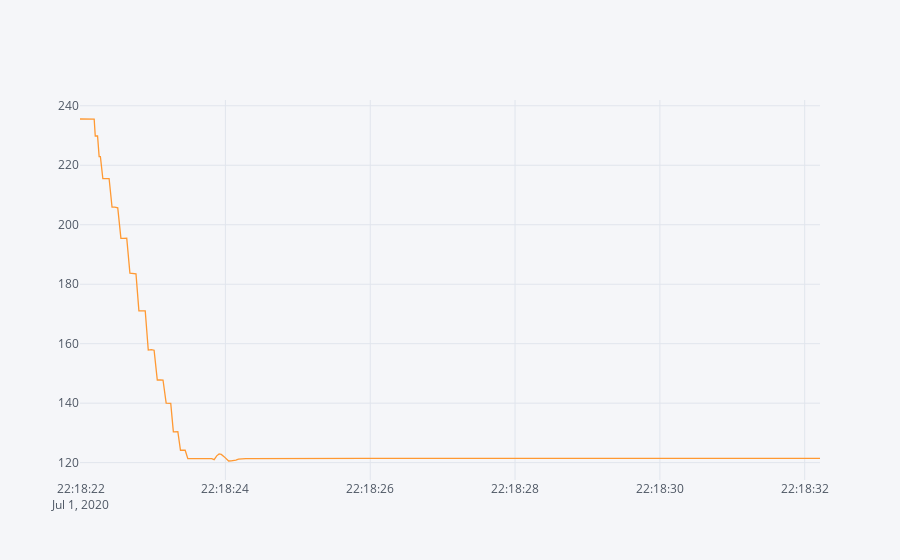

The notebook cell this image was saved under:
### Markdown cell above
Looking at the above scatter plot, we can see that there are quite a few data points that seem to be clustered together! At least when the grayscale values are on a general decline, then there is some type of equilibrium.

We will try to see if we can investigate further into the groupings by using an interactive plot.

### Code cell
gray.head(300).iplot(kind='scatter',x="timings", y="grayscale")

### Figure 1 — Plotly figure (JSON) as saved in the notebook; plotly's stock layout.template omitted (floating-point values rounded to 4 significant figures; data arrays with more than 128 entries replaced by an {"elided": "..."} marker saying what was removed)
{"data": [{"line": {"color": "rgba(255, 153, 51, 1.0)", "dash": "solid", "shape": "linear", "width": 1.3}, "mode": "lines", "name": "grayscale", "text": "", "type": "scatter", "x": {"elided": "300 str values"}, "y": {"elided": "300 float values"}}], "layout": {"legend": {"bgcolor": "#F5F6F9", "font": {"color": "#4D5663"}}, "paper_bgcolor": "#F5F6F9", "plot_bgcolor": "#F5F6F9", "title": {"font": {"color": "#4D5663"}}, "xaxis": {"gridcolor": "#E1E5ED", "showgrid": true, "tickfont": {"color": "#4D5663"}, "title": {"font": {"color": "#4D5663"}, "text": ""}, "zerolinecolor": "#E1E5ED"}, "yaxis": {"gridcolor": "#E1E5ED", "showgrid": true, "tickfont": {"color": "#4D5663"}, "title": {"font": {"color": "#4D5663"}, "text": ""}, "zerolinecolor": "#E1E5ED"}}}
